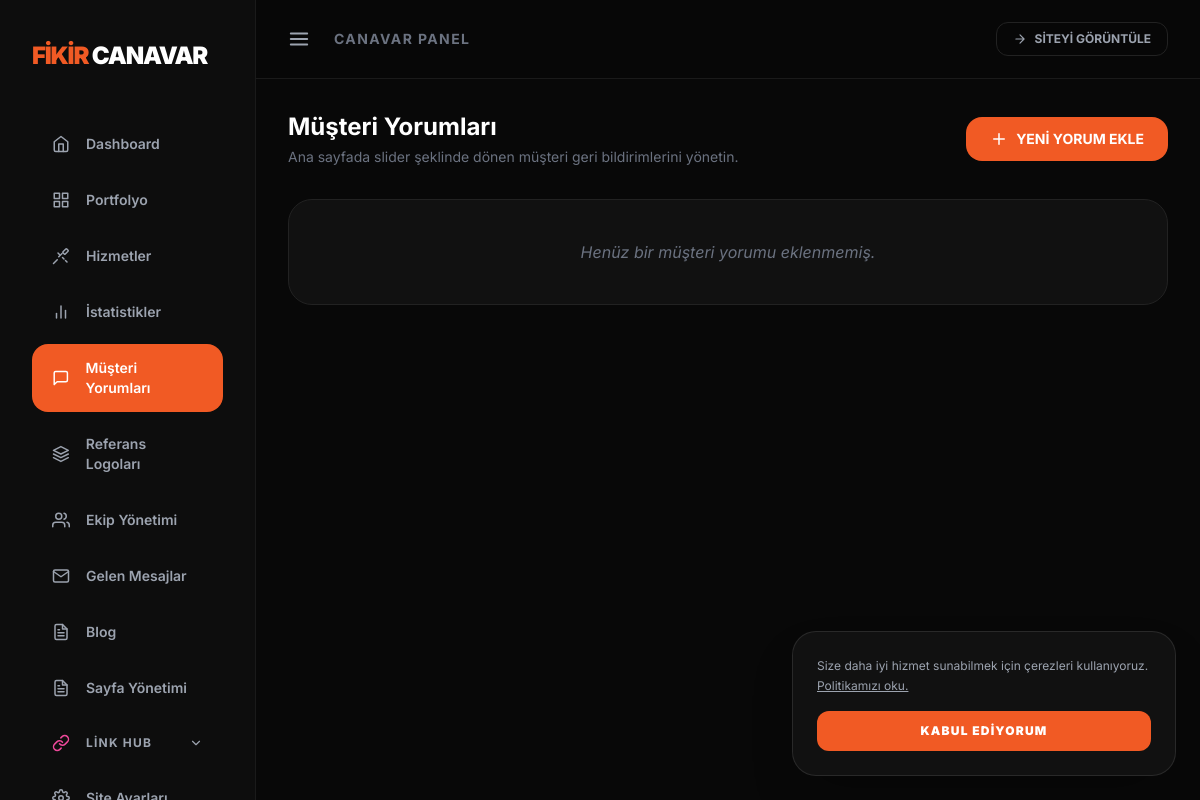
/admin/referanslar.php (signed in), run on an earlier commit of the app's database.
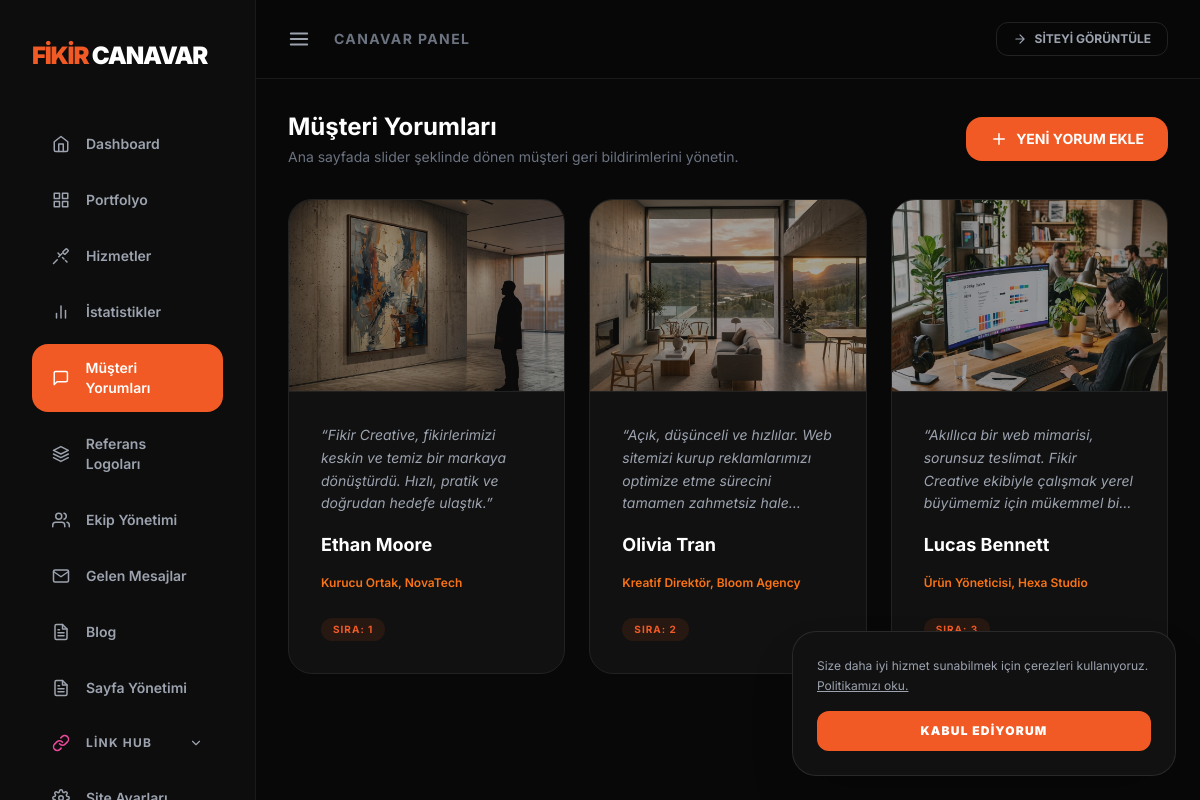
And on a later commit of the database.
### tables this page shows
CREATE TABLE IF NOT EXISTS `referanslar` (
  `id` INT UNSIGNED AUTO_INCREMENT PRIMARY KEY,
  `isim` VARCHAR(160) NOT NULL,
  `unvan` VARCHAR(160) NOT NULL,
  `mesaj` TEXT NOT NULL,
  `foto` VARCHAR(1024) NULL,
  `sira` INT NOT NULL DEFAULT 0
);

### includes/db.php (called while the page is built, shortened)
<?php
if (!function_exists('getAdminAssetPath')) {
    function getAdminAssetPath($val) {
        $val = trim($val);
        return '../' . ltrim($val, '/');
    }
}

### admin/referanslar.php (the view, shortened to what this page needs)
<?php
require_once '../includes/db.php';
$action = $_GET['action'] ?? 'list';
require_once 'header.php';
$testimonials = $db->query("SELECT * FROM referanslar ORDER BY sira ASC, id DESC")->fetchAll();
?>
<div class="space-y-8">
    <div class="flex items-center justify-between">
        <div>
            <h2 class="text-2xl font-bold text-white">Müşteri Yorumları</h2>
            <p class="text-gray-500 text-sm mt-1">Ana sayfada slider şeklinde dönen müşteri geri bildirimlerini yönetin.</p>
        </div>
        <?php if ($action === 'list'): ?>
            <a href="referanslar.php?action=add" class="bg-[#F15A24] hover:bg-[#d84a1a] text-white px-6 py-3 rounded-2xl font-bold text-sm transition-all flex items-center gap-2">
                <svg xmlns="http://www.w3.org/2000/svg" width="18" height="18" viewBox="0 0 24 24" fill="none" stroke="currentColor" stroke-width="2" stroke-linecap="round" stroke-linejoin="round"><line x1="12" y1="5" x2="12" y2="19"/><line x1="5" y1="12" x2="19" y2="12"/></svg>
                YENİ YORUM EKLE
            </a>
        <?php else: ?>
            <a href="referanslar.php" class="bg-[#1a1a1a] border border-[#222] hover:bg-[#222] text-white px-6 py-3 rounded-2xl font-bold text-sm transition-all flex items-center gap-2">
                İPTAL VE GERİ DÖN
            </a>
        <?php endif; ?>
    </div>
    <?php if ($action === 'list'): ?>
        <div class="grid grid-cols-1 md:grid-cols-2 lg:grid-cols-3 gap-6">
            <?php if (empty($testimonials)): ?>
                <div class="col-span-full bg-[#111] border border-[#222] rounded-3xl p-10 text-center text-gray-500 italic">
                    Henüz bir müşteri yorumu eklenmemiş.
                </div>
            <?php endif; ?>
            <?php foreach ($testimonials as $t): ?>
            <div class="bg-[#111] border border-[#222] rounded-3xl flex flex-col group relative overflow-hidden transition-all hover:border-[#333]">
                <div class="h-48 w-full bg-[#1a1a1a] border-b border-[#222] relative overflow-hidden">
                    <?php if (!empty($t['foto'])): ?>
                        <img src="<?php echo getAdminAssetPath($t['foto']); ?>" alt="Foto" class="w-full h-full object-cover opacity-60 group-hover:opacity-100 transition-opacity">
                    <?php else: ?>
                        <div class="w-full h-full flex items-center justify-center text-gray-700 text-xs">Görsel Yok</div>
                    <?php endif; ?>
                </div>
                <div class="p-8 flex-1 flex flex-col justify-between">
                    <div class="space-y-4">
                        <p class="text-sm text-gray-400 italic leading-relaxed line-clamp-4">“<?php echo htmlspecialchars($t['mesaj']); ?>”</p>
                        <h3 class="text-white font-bold text-lg"><?php echo htmlspecialchars($t['isim']); ?></h3>
                        <p class="text-xs text-orange-500 font-semibold"><?php echo htmlspecialchars($t['unvan']); ?></p>
                    </div>
                    <div class="mt-6">
                        <span class="inline-block text-[10px] uppercase tracking-widest text-[#F15A24] font-bold bg-[#F15A24]/10 px-3 py-1 rounded-full">Sıra: <?php echo $t['sira']; ?></span>
                    </div>
                </div>
            </div>
            <?php endforeach; ?>
        </div>
    <?php endif; ?>
</div>
<?php require_once 'footer.php'; ?>

### admin/header.php (shortened to what this page needs)
<?php
require_once '../includes/db.php';
$current_page = basename($_SERVER['PHP_SELF']);
$admin_settings_raw = $db->query("SELECT * FROM ayarlar")->fetchAll();
$admin_settings = [];
foreach ($admin_settings_raw as $s) {
    $k = isset($s['ayar_key']) ? $s['ayar_key'] : $s[0];
    $v = isset($s['ayar_val']) ? $s['ayar_val'] : $s[1];
    $admin_settings[$k] = $v;
}
$admin_logo = !empty($admin_settings['admin_logo']) ? $admin_settings['admin_logo'] : (!empty($admin_settings['logo_on_dark']) ? $admin_settings['logo_on_dark'] : '');
?>
<!DOCTYPE html>
<html lang="tr">
<head>
    <script src="https://cdn.tailwindcss.com"></script>
</head>
<body class="bg-[#080808]">
    <div class="flex h-screen overflow-hidden" x-data="{ sidebarOpen: true }">
        <aside class="fixed inset-y-0 left-0 bg-[#0d0d0d] border-r border-[#1a1a1a] w-64 transform transition-transform duration-300 z-50 overflow-y-auto"
               :class="sidebarOpen ? 'translate-x-0' : '-translate-x-full'">
            <div class="px-8 py-10 flex flex-col h-full">
                <div class="mb-12">
                    <a href="index.php" class="block">
                    <?php if(!empty($admin_logo)): ?>
                        <img src="<?php echo getAdminAssetPath($admin_logo); ?>" alt="Admin Logo" class="h-10 object-contain">
                    <?php else: ?>
                        <h2 class="font-condensed font-black text-white text-2xl tracking-tighter">
                            <span class="text-[#F15A24]">FİKİR</span> CANAVAR
                        </h2>
                    <?php endif; ?>
                    </a>
                </div>
                <nav class="flex-1 space-y-2">
                    <a href="index.php" class="sidebar-link flex items-center gap-4 px-5 py-3.5 rounded-2xl text-sm font-semibold text-gray-400 transition-all <?php echo $current_page == 'index.php' ? 'active' : ''; ?>">
                         <svg xmlns="http://www.w3.org/2000/svg" width="18" height="18" viewBox="0 0 24 24" fill="none" stroke="currentColor" stroke-width="2" stroke-linecap="round" stroke-linejoin="round"><path d="M3 9l9-7 9 7v11a2 2 0 01-2 2H5a2 2 0 01-2-2z"/><polyline points="9 22 9 12 15 12 15 22"/></svg>
                         Dashboard
                    </a>
                    <a href="portfolio.php" class="sidebar-link flex items-center gap-4 px-5 py-3.5 rounded-2xl text-sm font-semibold text-gray-400 transition-all <?php echo $current_page == 'portfolio.php' ? 'active' : ''; ?>">
                         Portfolyo
                    </a>
                    <a href="services.php" class="sidebar-link flex items-center gap-4 px-5 py-3.5 rounded-2xl text-sm font-semibold text-gray-400 transition-all <?php echo $current_page == 'services.php' ? 'active' : ''; ?>">
                         Hizmetler
                    </a>
                    <a href="istatistikler.php" class="sidebar-link flex items-center gap-4 px-5 py-3.5 rounded-2xl text-sm font-semibold text-gray-400 transition-all <?php echo $current_page == 'istatistikler.php' ? 'active' : ''; ?>">
                         <svg xmlns="http://www.w3.org/2000/svg" width="18" height="18" viewBox="0 0 24 24" fill="none" stroke="currentColor" stroke-width="2" stroke-linecap="round" stroke-linejoin="round"><line x1="18" y1="20" x2="18" y2="10"/><line x1="12" y1="20" x2="12" y2="4"/><line x1="6" y1="20" x2="6" y2="14"/></svg>
                         İstatistikler
                    </a>
                    <a href="referanslar.php" class="sidebar-link flex items-center gap-4 px-5 py-3.5 rounded-2xl text-sm font-semibold text-gray-400 transition-all <?php echo $current_page == 'referanslar.php' ? 'active' : ''; ?>">
                         <svg xmlns="http://www.w3.org/2000/svg" width="18" height="18" viewBox="0 0 24 24" fill="none" stroke="currentColor" stroke-width="2" stroke-linecap="round" stroke-linejoin="round"><path d="M21 15a2 2 0 0 1-2 2H7l-4 4V5a2 2 0 0 1 2-2h14a2 2 0 0 1 2 2z"/></svg>
                         Müşteri Yorumları
                    </a>
                    <a href="markalar.php" class="sidebar-link flex items-center gap-4 px-5 py-3.5 rounded-2xl text-sm font-semibold text-gray-400 transition-all <?php echo $current_page == 'markalar.php' ? 'active' : ''; ?>">
                         <svg xmlns="http://www.w3.org/2000/svg" width="18" height="18" viewBox="0 0 24 24" fill="none" stroke="currentColor" stroke-width="2" stroke-linecap="round" stroke-linejoin="round"><path d="M12 2L2 7l10 5 10-5-10-5zM2 17l10 5 10-5M2 12l10 5 10-5"/></svg>
                         Referans Logoları
                    </a>
                    <a href="ekibimiz.php" class="sidebar-link flex items-center gap-4 px-5 py-3.5 rounded-2xl text-sm font-semibold text-gray-400 transition-all <?php echo $current_page == 'ekibimiz.php' ? 'active' : ''; ?>">
                         Ekip Yönetimi
                    </a>
                    <a href="mesajlar.php" class="sidebar-link flex items-center gap-4 px-5 py-3.5 rounded-2xl text-sm font-semibold text-gray-400 transition-all <?php echo $current_page == 'mesajlar.php' ? 'active' : ''; ?>">
                         <svg xmlns="http://www.w3.org/2000/svg" width="18" height="18" viewBox="0 0 24 24" fill="none" stroke="currentColor" stroke-width="2" stroke-linecap="round" stroke-linejoin="round"><path d="M4 4h16c1.1 0 2 .9 2 2v12c0 1.1-.9 2-2 2H4c-1.1 0-2-.9-2-2V6c0-1.1.9-2 2-2z"/><polyline points="22,6 12,13 2,6"/></svg>
                         Gelen Mesajlar
                    </a>
                    <a href="blog.php" class="sidebar-link flex items-center gap-4 px-5 py-3.5 rounded-2xl text-sm font-semibold text-gray-400 transition-all <?php echo $current_page == 'blog.php' ? 'active' : ''; ?>">
                         Blog
                    </a>
                    <a href="pages.php" class="sidebar-link flex items-center gap-4 px-5 py-3.5 rounded-2xl text-sm font-semibold text-gray-400 transition-all <?php echo in_array($current_page, ['pages.php', 'page_edit.php']) ? 'active' : ''; ?>">
                         Sayfa Yönetimi
                    </a>
                    <div x-data="{ linkHubOpen: <?php echo in_array($current_page, ['link_hub_links.php', 'link_hub_settings.php', 'link_hub_social.php', 'link_hub_seo.php', 'link_hub_stats.php']) ? 'true' : 'false'; ?> }">
                        <button @click="linkHubOpen = !linkHubOpen" class="w-full sidebar-link flex items-center justify-between px-5 py-3.5 rounded-2xl text-sm font-semibold text-gray-400 transition-all hover:text-white <?php echo in_array($current_page, ['link_hub_links.php', 'link_hub_settings.php', 'link_hub_social.php', 'link_hub_seo.php', 'link_hub_stats.php']) ? 'text-white' : ''; ?>">
                            <div class="flex items-center gap-4">
                                <span class="font-bold uppercase tracking-widest text-xs">Link Hub</span>
                            </div>
                        </button>
                    </div>
                    <a href="settings.php" class="sidebar-link flex items-center gap-4 px-5 py-3.5 rounded-2xl text-sm font-semibold text-gray-400 transition-all <?php echo $current_page == 'settings.php' ? 'active' : ''; ?>">
                    </a>
                </nav>
            </div>
        </aside>
        <main class="flex-1 flex flex-col h-screen overflow-hidden overflow-y-auto w-full transition-all duration-300 sm:pl-64"
              :class="sidebarOpen ? '' : 'sm:pl-0'">
            <header class="sticky top-0 z-40 bg-[#080808]/80 backdrop-blur-xl border-b border-[#1a1a1a] px-8 py-5 flex items-center justify-between">
                <div class="flex items-center gap-4">
                    <button class="p-2 -ml-2 text-gray-400 hover:bg-[#1a1a1a] rounded-xl transition-all" @click="sidebarOpen = !sidebarOpen">
                        <svg xmlns="http://www.w3.org/2000/svg" width="22" height="22" viewBox="0 0 24 24" fill="none" stroke="currentColor" stroke-width="2" stroke-linecap="round" stroke-linejoin="round"><line x1="3" y1="12" x2="21" y2="12"/><line x1="3" y1="6" x2="21" y2="6"/><line x1="3" y1="18" x2="21" y2="18"/></svg>
                    </button>
                    <h1 class="text-sm font-bold text-gray-500 uppercase tracking-widest">
                        <?php
switch ($current_page) {
    default:
        echo 'Canavar Panel';
}
?>
                    </h1>
                </div>
                <div class="flex items-center gap-4">
                    <a href="/" target="_blank" class="text-xs font-bold text-gray-400 hover:text-[#F15A24] transition-all flex items-center gap-2 border border-[#222] px-4 py-2 rounded-xl">
                        <svg xmlns="http://www.w3.org/2000/svg" width="14" height="14" viewBox="0 0 24 24" fill="none" stroke="currentColor" stroke-width="2" stroke-linecap="round" stroke-linejoin="round"><path d="M5 12h14M12 5l7 7-7 7"/></svg>
                        SİTEYİ GÖRÜNTÜLE
                    </a>
                </div>
            </header>
            <div class="p-8 pb-16">

### admin/footer.php (shortened to what this page needs)
            </div>
        </main>
    </div>
<div id="cookie-box" style="display:none;" class="fixed bottom-6 left-6 right-6 md:left-auto md:max-w-sm bg-[#111] text-white p-6 rounded-3xl shadow-2xl z-[9999] border border-white/10">
    <p class="text-xs text-gray-400 mb-4 leading-relaxed">
        Size daha iyi hizmet sunabilmek için çerezleri kullanıyoruz. <a href="cerezler.php" class="text-orange underline">Politikamızı oku.</a>
    </p>
    <button onclick="acceptCookies()" class="w-full bg-[#F15A24] py-3 rounded-xl text-xs font-black uppercase tracking-widest hover:bg-white hover:text-orange transition-all">
        KABUL EDİYORUM
    </button>
</div>
</body>
</html>

### admin/header.php (style rules this page uses)
body { font-family: 'Inter', sans-serif; background-color: #0d0d0d; color: #fff; }
.sidebar-link.active { background-color: #F15A24; color: #fff; }

What changed in the data, as far as the page shows it:
added referanslar: foto (picture), mesaj "Fikir Creative, fikirlerimizi keskin ve temiz bir markaya dönüştürdü. Hızlı, pratik ve doğrudan hedefe ulaştık.", isim "Ethan Moore", unvan "Kurucu Ortak, NovaTech", sira "1"
added referanslar: foto (picture), mesaj "Açık, düşünceli ve hızlılar. Web sitemizi kurup reklamlarımızı optimize etme sürecini tamamen zahmetsiz…", isim "Olivia Tran", unvan "Kreatif Direktör, Bloom Agency", sira "2"
added referanslar: foto (picture), mesaj "Akıllıca bir web mimarisi, sorunsuz teslimat. Fikir Creative ekibiyle çalışmak yerel büyümemiz için mükemmel…", isim "Lucas Bennett", unvan "Ürün Yöneticisi, Hexa Studio", sira "3"
Also different on the page:
text no longer shown: "Henüz bir müşteri yorumu eklenmemiş."
